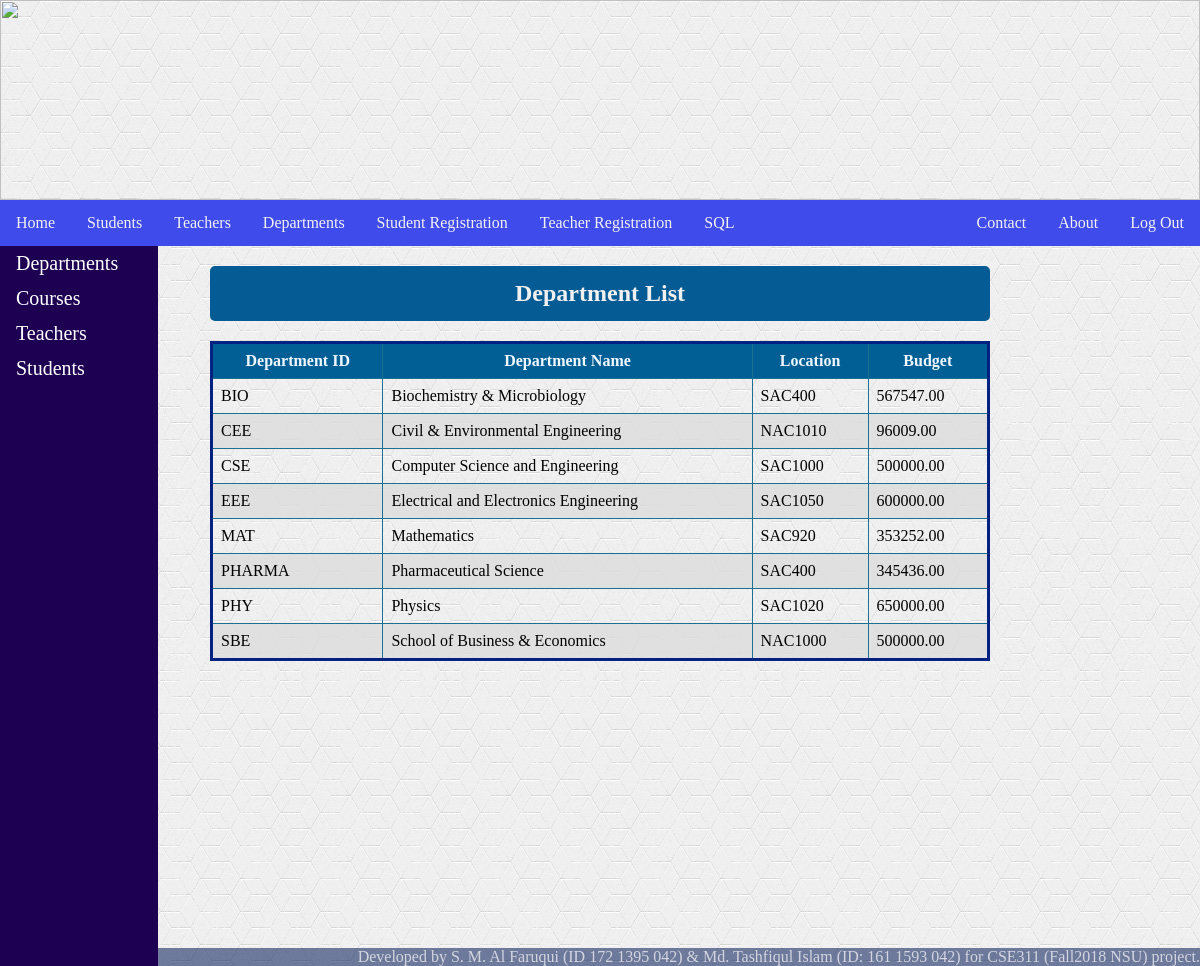
The page /department.php on the database its author committed.
### tables this page shows
CREATE TABLE `departments` (
  `id` varchar(10) NOT NULL,
  `name` varchar(40) NOT NULL,
  `location` varchar(20) NOT NULL,
  `budget` decimal(8,2) NOT NULL
);

### department.php (the view, shortened to what this page needs)
<?php
    include "Include/header.php";
?>
<body>
    <div class="row">
        <div class="column side">
            <div class="sidenav">
                <a href="department.php">Departments</a>
                <a href="department1.php">Courses</a>
                <a href="department2.php">Teachers</a>
                <a href="department3.php">Students</a>
            </div>
        </div>
        <div class="column middle">
            <h2>Department List</h2>
            <table class="center">
            <tr>
                <th>Department ID</th>
                <th>Department Name</th>
                <th>Location</th>
                <th>Budget</th>
            </tr>
            <?php
             include "connect.php";
            $sql = "SELECT *
                    FROM departments
                    ORDER BY id;";
            $result = mysqli_query($conn, $sql);
            if (mysqli_num_rows($result) > 0) {
                while($row = mysqli_fetch_assoc($result)) {
                   echo "<tr>
                        <td>".$row["id"]."</td>
                        <td>".$row["name"]."</td>
                        <td>".$row["location"]."</td>
                        <td>".$row["budget"]."</td>
                    </tr>";
                }
            }
            ?>
        </table>
        </div>
</div>
</body>
</html>

### Include/header.php (shortened to what this page needs)
<html>
<head>
    <link rel="stylesheet" href="STYLE.css">
</head>
<div>
        <a href="Home.php"><img src="Images/lolo.jpg" style = "height: 200px; object-fit:horizontal;"></a>
</div>
<header>
    <div class="topnav">
        <a href="Home.php">Home</a>
        <a href="student.php">Students</a>
        <a href="teacher.php">Teachers</a>
        <a href="department.php">Departments</a>
        <a href="studentreg.php">Student Registration</a>
        <a href="teacherreg.php">Teacher Registration</a>
        <a href="sql.php">SQL</a>
        <a href="login.php" style="float:right;">Log Out</a>
        <a href="About.php" style="float:right;">About</a>
        <a href="contact.php" style="float:right;">Contact</a>
    </div>
</header>
<?php
include "Include/footer.php";
?>

### Include/footer.php
<html>
<footer>
Developed by S. M. Al Faruqui
(ID 172 1395 042) & Md. Tashfiqul Islam (ID: 161 1593 042) for CSE311 (Fall2018 NSU) project.
</footer>
</html>

### STYLE.css (style rules this page uses)
body { background-image: url("Images/Textures/white1.jpg"); background-repeat: repeat; margin: 0; }
h2 { border-radius: 5px; display: block; text-align: center; padding: 14px 16px; text-decoration: none; background-color: rgb(5, 91, 148); color: #f1f1f1; }
header { position: sticky; top: 0; }
table, td, th { border: 1px solid #1c7091; border-collapse: collapse; }
td, th { padding: 8px; }
th { background-color: rgb(1, 95, 150); color: aliceblue; }
tr:nth-child(odd) { background-color: rgba(221, 221, 221, 0.808); }
.center { margin: auto; width: 100%; border: 3px solid rgb(0, 34, 128); padding: 10px; }
.topnav { overflow: hidden; background-color: rgb(64, 75, 235); position: sticky; top: 0; }
.topnav a { float: left; display: block; color: #f2f2f2; text-align: center; padding: 14px 16px; text-decoration: none; }
.column { float: left; padding: 0px; }
.column.side { width: 17.5%; position: sticky; top: 46px; }
.column.middle { width: 65%; }
.row:after { content: ""; display: table; clear: both; }
div img { width: 100%; height: 200px; }
.sidenav { overflow: hidden; background-color: rgb(29, 0, 82); position: sticky; top: 0; height:90%; width:75%; }
.sidenav a { padding: 6px 8px 6px 16px; border-color: #f1f1f1; text-decoration: none; font-size: 20px; color: #ffffff; display: block; }
* { box-sizing: border-box; }
footer { list-style-type: none; margin: 0; padding: 0; overflow: hidden; background-color: #0117538a; color:rgba(255, 255, 255, 0.692); text-align-last: right; position: fixed; bottom: 0; width: 100%; }

### rows shown on the page
departments: id "BIO", name "Biochemistry & Microbiology", location "SAC400", budget "567547.00"
departments: id "CEE", name "Civil & Environmental Engineering", location "NAC1010", budget "96009.00"
departments: id "CSE", name "Computer Science and Engineering", location "SAC1000", budget "500000.00"
departments: id "EEE", name "Electrical and Electronics Engineering", location "SAC1050", budget "600000.00"
departments: id "MAT", name "Mathematics", location "SAC920", budget "353252.00"
departments: id "PHARMA", name "Pharmaceutical Science", location "SAC400", budget "345436.00"
departments: id "PHY", name "Physics", location "SAC1020", budget "650000.00"
departments: id "SBE", name "School of Business & Economics", location "NAC1000", budget "500000.00"
